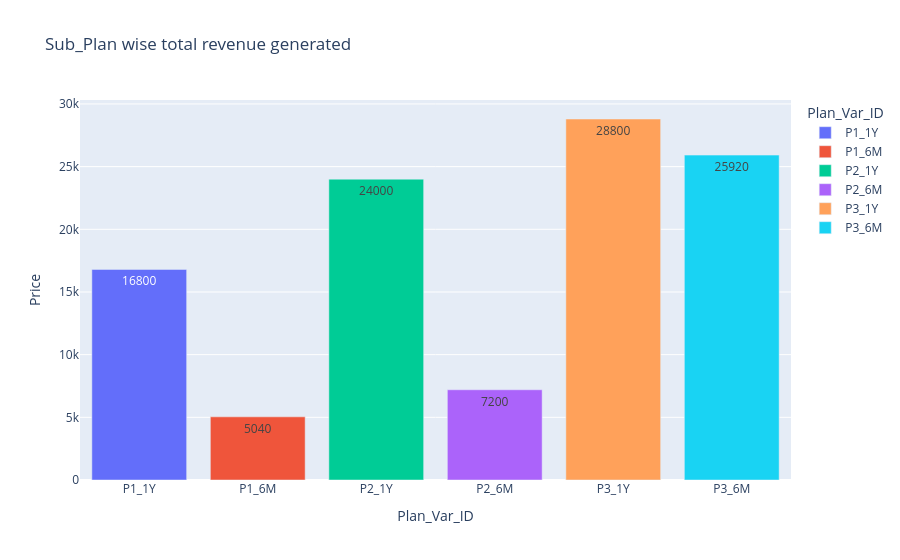

Notebook code for this chart:
### Code cell
fig = px.bar(data_frame = q6,x='Plan_Var_ID',y='Price',title= 'Sub_Plan wise total revenue generated',text='Price',color='Plan_Var_ID')
fig.show()

### Figure 1 — Plotly figure (JSON) as saved in the notebook; plotly's stock layout.template omitted (floating-point values rounded to 4 significant figures)
{"data": [{"hovertemplate": "Plan_Var_ID=%{x}<br>Price=%{text}<extra></extra>", "legendgroup": "P1_1Y", "marker": {"color": "#636efa", "pattern": {"shape": ""}}, "name": "P1_1Y", "orientation": "v", "showlegend": true, "text": [16800.0], "textposition": "auto", "type": "bar", "x": ["P1_1Y"], "xaxis": "x", "y": [16800.0], "yaxis": "y"}, {"hovertemplate": "Plan_Var_ID=%{x}<br>Price=%{text}<extra></extra>", "legendgroup": "P1_6M", "marker": {"color": "#EF553B", "pattern": {"shape": ""}}, "name": "P1_6M", "orientation": "v", "showlegend": true, "text": [5040.0], "textposition": "auto", "type": "bar", "x": ["P1_6M"], "xaxis": "x", "y": [5040.0], "yaxis": "y"}, {"hovertemplate": "Plan_Var_ID=%{x}<br>Price=%{text}<extra></extra>", "legendgroup": "P2_1Y", "marker": {"color": "#00cc96", "pattern": {"shape": ""}}, "name": "P2_1Y", "orientation": "v", "showlegend": true, "text": [24000.0], "textposition": "auto", "type": "bar", "x": ["P2_1Y"], "xaxis": "x", "y": [24000.0], "yaxis": "y"}, {"hovertemplate": "Plan_Var_ID=%{x}<br>Price=%{text}<extra></extra>", "legendgroup": "P2_6M", "marker": {"color": "#ab63fa", "pattern": {"shape": ""}}, "name": "P2_6M", "orientation": "v", "showlegend": true, "text": [7200.0], "textposition": "auto", "type": "bar", "x": ["P2_6M"], "xaxis": "x", "y": [7200.0], "yaxis": "y"}, {"hovertemplate": "Plan_Var_ID=%{x}<br>Price=%{text}<extra></extra>", "legendgroup": "P3_1Y", "marker": {"color": "#FFA15A", "pattern": {"shape": ""}}, "name": "P3_1Y", "orientation": "v", "showlegend": true, "text": [28800.0], "textposition": "auto", "type": "bar", "x": ["P3_1Y"], "xaxis": "x", "y": [28800.0], "yaxis": "y"}, {"hovertemplate": "Plan_Var_ID=%{x}<br>Price=%{text}<extra></extra>", "legendgroup": "P3_6M", "marker": {"color": "#19d3f3", "pattern": {"shape": ""}}, "name": "P3_6M", "orientation": "v", "showlegend": true, "text": [25920.0], "textposition": "auto", "type": "bar", "x": ["P3_6M"], "xaxis": "x", "y": [25920.0], "yaxis": "y"}], "layout": {"barmode": "relative", "legend": {"title": {"text": "Plan_Var_ID"}, "tracegroupgap": 0}, "title": {"text": "Sub_Plan wise total revenue generated"}, "xaxis": {"anchor": "y", "categoryarray": ["P1_1Y", "P1_6M", "P2_1Y", "P2_6M", "P3_1Y", "P3_6M"], "categoryorder": "array", "domain": [0, 1], "title": {"text": "Plan_Var_ID"}}, "yaxis": {"anchor": "x", "domain": [0, 1], "title": {"text": "Price"}}}}
